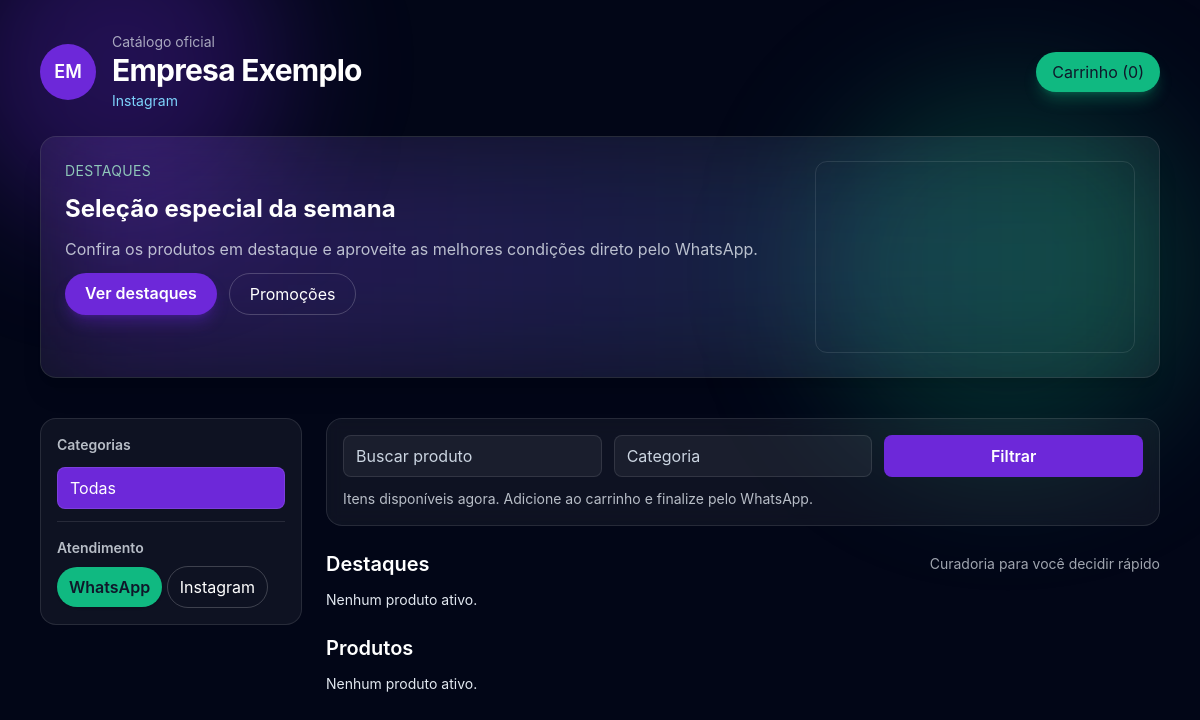
Page /loja.php?empresa=minhaloja on the committed database.
### tables this page shows
CREATE TABLE companies (
    id INT AUTO_INCREMENT PRIMARY KEY,
    nome_fantasia VARCHAR(150) NOT NULL,
    razao_social VARCHAR(150),
    slug VARCHAR(120) UNIQUE NOT NULL,
    whatsapp_principal VARCHAR(30),
    instagram_usuario VARCHAR(80),
    email VARCHAR(120),
    logo VARCHAR(255),
    favicon VARCHAR(255),
    created_at DATETIME DEFAULT CURRENT_TIMESTAMP,
    updated_at DATETIME DEFAULT CURRENT_TIMESTAMP ON UPDATE CURRENT_TIMESTAMP
);

### helpers.php (called while the page is built, shortened)
<?php
function sanitize(string $value): string
{
    return htmlspecialchars($value, ENT_QUOTES, 'UTF-8');
}

### loja.php (the view, shortened to what this page needs)
<?php
require_once __DIR__ . '/helpers.php';
$slug = $_GET['empresa'] ?? ($_SESSION['company_slug'] ?? '');
$pdo = get_pdo();
$stmt = $pdo->prepare('SELECT * FROM companies WHERE slug = ?');
$stmt->execute([$slug]);
$company = $stmt->fetch();
$search    = trim($_GET['q'] ?? '');
$categoria = trim($_GET['categoria'] ?? '');
$where  = 'company_id = ? AND ativo = 1';
$params = [$company['id']];
$productsStmt = $pdo->prepare("SELECT * FROM products WHERE $where ORDER BY destaque DESC, created_at DESC");
$productsStmt->execute($params);
$products = $productsStmt->fetchAll();
$featuredStmt = $pdo->prepare('
    SELECT * FROM products
    WHERE company_id = ? AND ativo = 1 AND destaque = 1
    ORDER BY updated_at DESC
    LIMIT 5
');
$featuredStmt->execute([$company['id']]);
$featured = $featuredStmt->fetchAll();
$cartKey = 'cart_' . $company['slug'];
?>
<!DOCTYPE html>
<html lang="pt-BR">
<head>
    <script src="https://cdn.tailwindcss.com"></script>
</head>
<body class="bg-slate-950 text-white min-h-screen">
    <div class="absolute inset-0 -z-10 overflow-hidden">
        <div class="absolute -top-24 -left-10 h-80 w-80 bg-brand-600/30 rounded-full blur-3xl"></div>
        <div class="absolute top-20 right-0 h-96 w-96 bg-emerald-500/20 rounded-full blur-3xl"></div>
    </div>
    <div class="max-w-6xl mx-auto px-4 py-8 space-y-10">
        <header class="flex flex-col gap-6">
            <div class="flex flex-col md:flex-row md:items-center md:justify-between gap-4">
                <div class="flex items-center gap-4">
                    <?php if (!empty($company['logo'])): ?>
                        <img src="<?= sanitize(image_url($company['logo'])) ?>" class="h-14 w-14 rounded-full border border-white/20 object-cover">
                    <?php else: ?>
                        <div class="h-14 w-14 rounded-full bg-brand-600 flex items-center justify-center text-lg font-semibold">
                            <?= strtoupper(substr($company['nome_fantasia'],0,2)) ?>
                        </div>
                    <?php endif; ?>
                    <div>
                        <p class="text-sm text-slate-200/70">Catálogo oficial</p>
                        <h1 class="text-3xl font-bold tracking-tight"><?= sanitize($company['nome_fantasia']) ?></h1>
                        <?php if (!empty($company['instagram_usuario'])): ?>
                            <a class="text-sm text-sky-300 hover:underline"
                               target="_blank"
                               href="https://instagram.com/<?= ltrim(sanitize($company['instagram_usuario']), '@') ?>">
                                Instagram
                            </a>
                        <?php endif; ?>
                    </div>
                </div>
                <a href="<?= BASE_URL ?>/checkout.php?empresa=<?= urlencode($slug) ?>"
                   class="inline-flex items-center gap-2 bg-emerald-500 text-slate-900 px-4 py-2 rounded-full shadow-lg shadow-emerald-500/30 hover:bg-emerald-400">
                    Carrinho (<?= array_sum($_SESSION[$cartKey]) ?>)
                </a>
            </div>
            <div class="relative bg-white/5 border border-white/10 rounded-2xl overflow-hidden shadow-xl">
                <div class="absolute inset-0 bg-gradient-to-r from-brand-600/30 via-indigo-600/20 to-emerald-500/20 blur-3xl"></div>
                <div class="relative p-6 flex flex-col md:flex-row gap-6">
                    <div class="flex-1 space-y-3">
                        <p class="text-sm text-emerald-200/80 uppercase tracking-wide">Destaques</p>
                        <h2 class="text-2xl font-bold">Seleção especial da semana</h2>
                        <p class="text-slate-200/80">
                            Confira os produtos em destaque e aproveite as melhores condições direto pelo WhatsApp.
                        </p>
                        <div class="flex flex-wrap gap-3">
                            <a class="px-5 py-2 rounded-full bg-brand-600 hover:bg-brand-700 font-semibold shadow-lg shadow-brand-600/30" href="#featured">
                                Ver destaques
                            </a>
                            <a class="px-5 py-2 rounded-full border border-white/20 hover:border-white/40"
                               href="<?= BASE_URL ?>/promo.php?empresa=<?= urlencode($slug) ?>">
                                Promoções
                            </a>
                        </div>
                    </div>
                    <div class="w-full md:w-80">
                        <div class="relative h-48 rounded-xl border border-white/10 overflow-hidden" id="hero-carousel">
                        </div>
                    </div>
                </div>
            </div>
        </header>
        <div class="grid grid-cols-1 lg:grid-cols-4 gap-6">
            <aside class="lg:col-span-1 bg-white/5 border border-white/10 rounded-2xl p-4 space-y-3 sticky top-4 h-fit">
                <p class="text-sm text-slate-200/80 font-semibold">Categorias</p>
                <div class="flex flex-col gap-2">
                    <a href="<?= BASE_URL ?>/loja.php?empresa=<?= urlencode($slug) ?>"
                       class="px-3 py-2 rounded-lg border border-white/10 <?= $categoria === '' ? 'bg-brand-600 text-white' : 'hover:border-white/30' ?>">
                        Todas
                    </a>
                </div>
                <div class="pt-4 border-t border-white/10 space-y-2">
                    <p class="text-sm text-slate-200/80 font-semibold">Atendimento</p>
                    <a class="inline-flex items-center gap-2 px-3 py-2 rounded-full bg-emerald-500 text-slate-900 font-semibold shadow hover:bg-emerald-400"
                       href="https://api.whatsapp.com/send?phone=<?= urlencode($company['whatsapp_principal']) ?>&text=Ol%C3%A1%2C%20vim%20da%20loja%20online!">
                        WhatsApp
                    </a>
                    <?php if (!empty($company['instagram_usuario'])): ?>
                        <a class="inline-flex items-center gap-2 px-3 py-2 rounded-full border border-white/20 hover:border-white/40"
                           target="_blank"
                           href="https://instagram.com/<?= ltrim(sanitize($company['instagram_usuario']), '@') ?>">
                            Instagram
                        </a>
                    <?php endif; ?>
                </div>
            </aside>
            <div class="lg:col-span-3 space-y-6">
                <div class="bg-white/5 border border-white/10 rounded-2xl p-4 backdrop-blur">
                    <form class="grid grid-cols-1 md:grid-cols-3 gap-3">
                        <input name="q" value="<?= sanitize($search) ?>" placeholder="Buscar produto"
                               class="rounded-lg border border-white/10 bg-white/5 text-white px-3 py-2 placeholder:text-slate-300">
                        <input name="categoria" value="<?= sanitize($categoria) ?>" placeholder="Categoria"
                               class="rounded-lg border border-white/10 bg-white/5 text-white px-3 py-2 placeholder:text-slate-300">
                        <button class="rounded-lg px-4 py-2 bg-brand-600 hover:bg-brand-700 font-semibold">Filtrar</button>
                    </form>
                    <p class="mt-3 text-sm text-slate-200/80">
                        Itens disponíveis agora. Adicione ao carrinho e finalize pelo WhatsApp.
                    </p>
                </div>
                <section id="featured" class="space-y-3">
                    <div class="flex items-center justify-between">
                        <h2 class="text-xl font-semibold">Destaques</h2>
                        <p class="text-sm text-slate-200/70">Curadoria para você decidir rápido</p>
                    </div>
                    <div class="grid grid-cols-1 md:grid-cols-3 gap-4">
                        <?php if (empty($featured) && empty($products)): ?>
                            <p class="text-sm text-slate-200">Nenhum produto ativo.</p>
                        <?php endif; ?>
                    </div>
                </section>
                <section class="space-y-3">
                    <div class="flex items-center justify-between">
                        <h2 class="text-xl font-semibold">Produtos</h2>
                    </div>
                    <div class="grid grid-cols-1 md:grid-cols-3 gap-4">
                        <?php if (empty($products)): ?>
                            <p class="text-sm text-slate-200">Nenhum produto ativo.</p>
                        <?php endif; ?>
                    </div>
                </section>
            </div>
        </div>
    </div>
</body>
</html>

### rows in the picture
companies: nome_fantasia "EM", nome_fantasia "Empresa Exemplo", slug "0"
